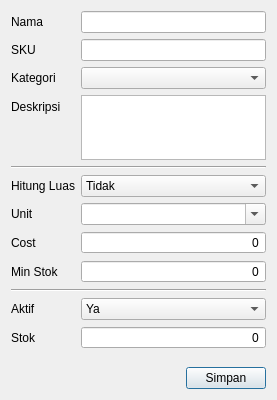
<?xml version="1.0" encoding="UTF-8"?>
<ui version="4.0">
 <class>ProductDialog</class>
 <widget class="QDialog" name="ProductDialog">
  <property name="geometry">
   <rect>
    <x>0</x>
    <y>0</y>
    <width>277</width>
    <height>400</height>
   </rect>
  </property>
  <property name="windowTitle">
   <string>Form Produk</string>
  </property>
  <layout class="QVBoxLayout" name="verticalLayout">
   <item>
    <layout class="QFormLayout" name="formLayout">
     <item row="0" column="0">
      <widget class="QLabel" name="namaLabel">
       <property name="text">
        <string>Nama</string>
       </property>
      </widget>
     </item>
     <item row="0" column="1">
      <widget class="QLineEdit" name="namaLineEdit"/>
     </item>
     <item row="1" column="0">
      <widget class="QLabel" name="sKULabel">
       <property name="toolTip">
        <string>Stock Keeping Unit</string>
       </property>
       <property name="text">
        <string>SKU</string>
       </property>
      </widget>
     </item>
     <item row="1" column="1">
      <widget class="QLineEdit" name="sKULineEdit"/>
     </item>
     <item row="2" column="0">
      <widget class="QLabel" name="kategoriLabel">
       <property name="text">
        <string>Kategori</string>
       </property>
      </widget>
     </item>
     <item row="2" column="1">
      <widget class="ProductCategoriesComboBox" name="productCategoriesComboBox"/>
     </item>
     <item row="3" column="0">
      <widget class="QLabel" name="deskripsiLabel">
       <property name="text">
        <string>Deskripsi</string>
       </property>
      </widget>
     </item>
     <item row="3" column="1">
      <widget class="QPlainTextEdit" name="descPlainTextEdit">
       <property name="maximumSize">
        <size>
         <width>16777215</width>
         <height>65</height>
        </size>
       </property>
       <property name="tabChangesFocus">
        <bool>true</bool>
       </property>
      </widget>
     </item>
     <item row="4" column="0" colspan="2">
      <widget class="Line" name="line_2">
       <property name="orientation">
        <enum>Qt::Orientation::Horizontal</enum>
       </property>
      </widget>
     </item>
     <item row="5" column="0">
      <widget class="QLabel" name="label">
       <property name="text">
        <string>Hitung Luas</string>
       </property>
      </widget>
     </item>
     <item row="5" column="1">
      <widget class="QComboBox" name="useAreaBox">
       <item>
        <property name="text">
         <string>Tidak</string>
        </property>
       </item>
       <item>
        <property name="text">
         <string>Ya</string>
        </property>
       </item>
      </widget>
     </item>
     <item row="6" column="0">
      <widget class="QLabel" name="unitLabel">
       <property name="text">
        <string>Unit</string>
       </property>
      </widget>
     </item>
     <item row="6" column="1">
      <widget class="QComboBox" name="comboUnit">
       <property name="editable">
        <bool>true</bool>
       </property>
      </widget>
     </item>
     <item row="7" column="0">
      <widget class="QLabel" name="costLabel">
       <property name="text">
        <string>Cost</string>
       </property>
      </widget>
     </item>
     <item row="7" column="1">
      <widget class="QSpinBox" name="costSpinBox">
       <property name="alignment">
        <set>Qt::AlignmentFlag::AlignRight|Qt::AlignmentFlag::AlignTrailing|Qt::AlignmentFlag::AlignVCenter</set>
       </property>
       <property name="buttonSymbols">
        <enum>QAbstractSpinBox::ButtonSymbols::NoButtons</enum>
       </property>
       <property name="accelerated">
        <bool>true</bool>
       </property>
       <property name="maximum">
        <number>1000000</number>
       </property>
      </widget>
     </item>
     <item row="8" column="0">
      <widget class="QLabel" name="minStokLabel">
       <property name="text">
        <string>Min Stok</string>
       </property>
      </widget>
     </item>
     <item row="8" column="1">
      <widget class="QSpinBox" name="minStock">
       <property name="alignment">
        <set>Qt::AlignmentFlag::AlignRight|Qt::AlignmentFlag::AlignTrailing|Qt::AlignmentFlag::AlignVCenter</set>
       </property>
       <property name="buttonSymbols">
        <enum>QAbstractSpinBox::ButtonSymbols::NoButtons</enum>
       </property>
       <property name="accelerated">
        <bool>true</bool>
       </property>
       <property name="maximum">
        <number>100000</number>
       </property>
      </widget>
     </item>
     <item row="9" column="0" colspan="2">
      <widget class="Line" name="line">
       <property name="orientation">
        <enum>Qt::Orientation::Horizontal</enum>
       </property>
      </widget>
     </item>
     <item row="10" column="0">
      <widget class="QLabel" name="aktifLabel">
       <property name="text">
        <string>Aktif</string>
       </property>
      </widget>
     </item>
     <item row="11" column="0">
      <widget class="QLabel" name="stokLabel">
       <property name="text">
        <string>Stok</string>
       </property>
      </widget>
     </item>
     <item row="11" column="1">
      <widget class="QSpinBox" name="stokSpinBox">
       <property name="alignment">
        <set>Qt::AlignmentFlag::AlignRight|Qt::AlignmentFlag::AlignTrailing|Qt::AlignmentFlag::AlignVCenter</set>
       </property>
       <property name="buttonSymbols">
        <enum>QAbstractSpinBox::ButtonSymbols::NoButtons</enum>
       </property>
       <property name="accelerated">
        <bool>true</bool>
       </property>
       <property name="maximum">
        <number>9999999</number>
       </property>
      </widget>
     </item>
     <item row="10" column="1">
      <widget class="QComboBox" name="aktifComboBox">
       <item>
        <property name="text">
         <string>Ya</string>
        </property>
       </item>
       <item>
        <property name="text">
         <string>Tidak</string>
        </property>
       </item>
      </widget>
     </item>
    </layout>
   </item>
   <item alignment="Qt::AlignmentFlag::AlignRight">
    <widget class="QPushButton" name="simpanButton">
     <property name="text">
      <string>Simpan</string>
     </property>
    </widget>
   </item>
  </layout>
 </widget>
 <customwidgets>
  <customwidget>
   <class>ProductCategoriesComboBox</class>
   <extends>QComboBox</extends>
   <header>src/customs/productcategoriescombobox.h</header>
  </customwidget>
 </customwidgets>
 <tabstops>
  <tabstop>namaLineEdit</tabstop>
  <tabstop>sKULineEdit</tabstop>
  <tabstop>productCategoriesComboBox</tabstop>
  <tabstop>descPlainTextEdit</tabstop>
  <tabstop>comboUnit</tabstop>
  <tabstop>costSpinBox</tabstop>
  <tabstop>minStock</tabstop>
  <tabstop>aktifComboBox</tabstop>
  <tabstop>stokSpinBox</tabstop>
 </tabstops>
 <resources/>
 <connections/>
</ui>
